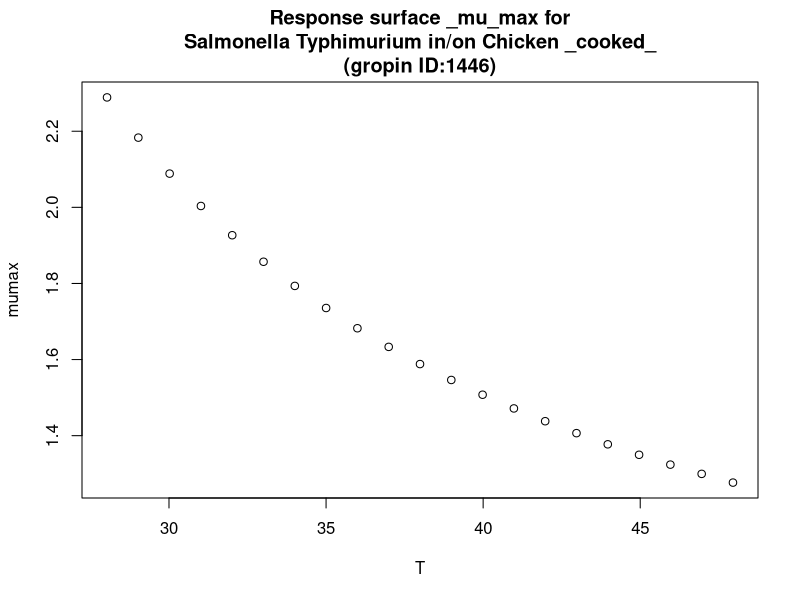

Write the R code that produced this figure.
#############################
# start of Parameter script
#############################
T <- seq(28.028,47.952047952048,length.out=21)
#############################
# end of Parameter script
#############################
############################# 
# start of Model script Gropin ID 1446 
#############################
 
# constant coefficients for this model
 
variables <- data.frame(T)
argumentsPar <- unique.data.frame(expand.grid(variables))
 
# heart of the model
response_surface <- function(T) {
   mumax <-exp(-0.6199+(42.64/(T))-(57.63/(T)^2))

	return(mumax=mumax)
} 

# output parameters
responseSurface <- cbind(argumentsPar,response_surface(argumentsPar['T']))
colnames(responseSurface) <- c(colnames(argumentsPar),'mumax')
#############################
# End of Model script
#############################
############################# 
# start of Visualisation script Gropin ID 1446 
#############################
titleText <-'Response surface _mu_max for
Salmonella Typhimurium in/on Chicken _cooked_
(gropin ID:1446)'
plot(T,responseSurface$'mumax',xlab='T',
                          ylab='mumax',main=titleText)
#############################
# End of Visualisation script
#############################
